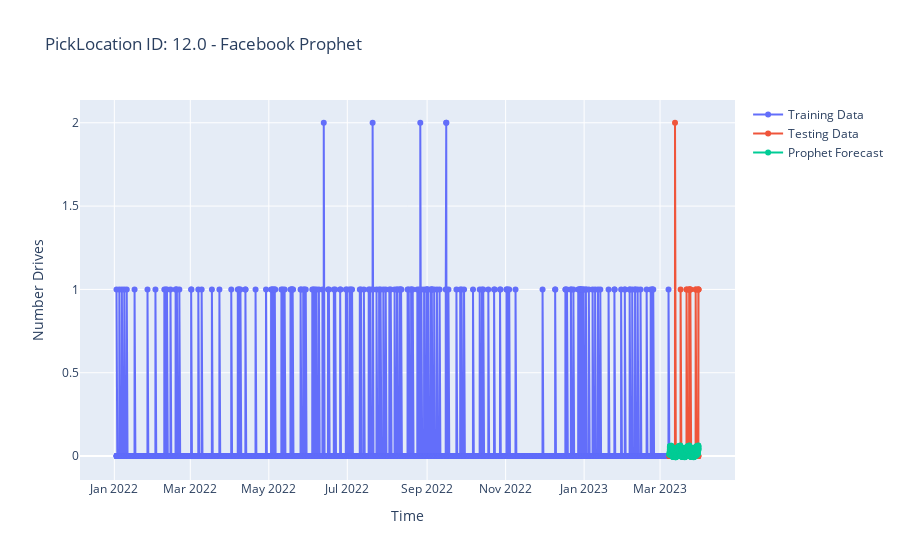
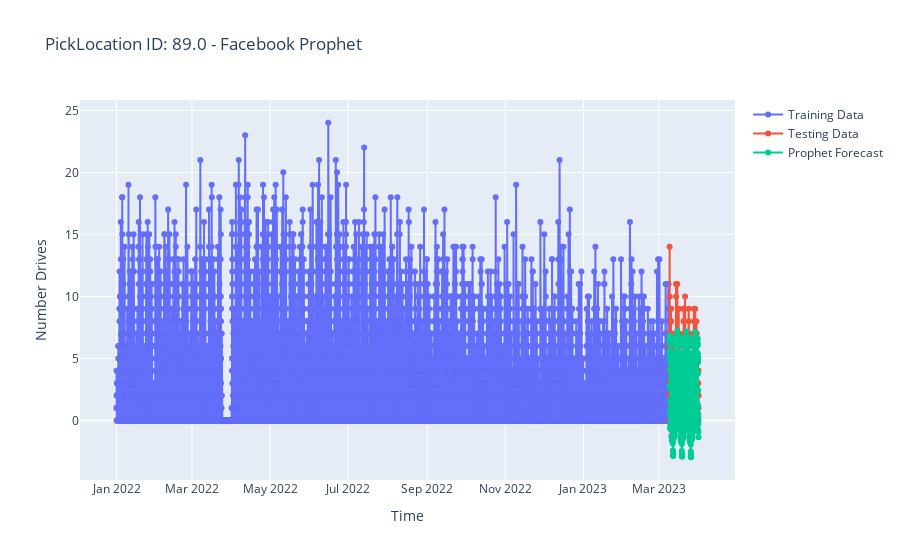
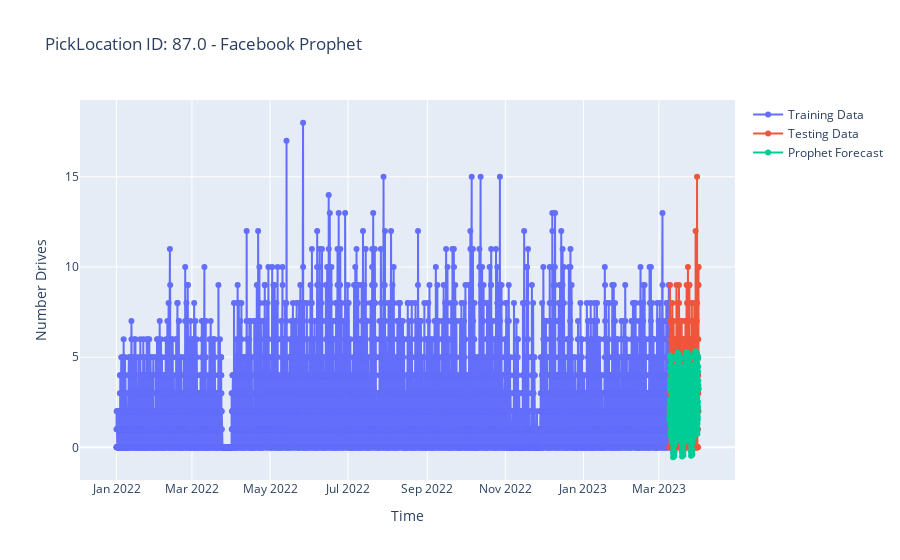
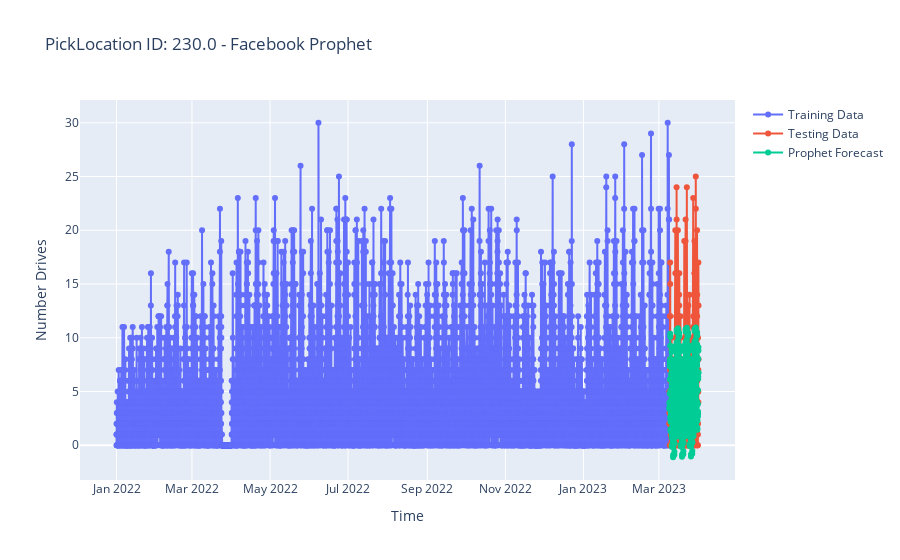

Notebook cell for these charts, in order:
### Code cell
import pandas as pd
import plotly.graph_objects as go
from sklearn.model_selection import train_test_split
from prophet import Prophet

print('Number of Rows Before Removing NaN:', df.shape[0])
removed_nan_df = df.dropna()
print('Number of Rows After Removing NaN:', removed_nan_df.shape[0])

location_ids = removed_nan_df['PUlocationID'].unique().tolist()

loop_count = 0
for lc_id in location_ids:
    print('Location ID:', lc_id)
    df_subset = removed_nan_df[removed_nan_df['PUlocationID'] == lc_id]
    df_subset['pickup_datetime'] = pd.to_datetime(df_subset['pickup_datetime'])
    df_subset = df_subset.sort_values('pickup_datetime')
    df_subset = df_subset.set_index('pickup_datetime')
    df_subset = df_subset['PUlocationID'].resample('1H').count()
    df_subset = df_subset.reset_index()

    # Split data into training and testing sets
    train_size = int(len(df_subset) * 0.95)
    train_data = df_subset[:train_size]
    test_data = df_subset[train_size:]

    # Prepare data for Prophet model
    prophet_train_data = train_data.rename(columns={'pickup_datetime': 'ds', 'PUlocationID': 'y'})

    # Create and fit the Prophet model
    model = Prophet(
        seasonality_mode='additive',
        daily_seasonality=True,  # Disable daily seasonality
        weekly_seasonality=True,  # Enable weekly seasonality
        yearly_seasonality=False,  # Disable yearly seasonality
    )
    model.fit(prophet_train_data)

    # Generate future dates for prediction
    future_dates = model.make_future_dataframe(periods=len(test_data), freq='H')

    # Make predictions
    forecast = model.predict(future_dates)
    forecast = forecast[['ds', 'yhat']][-len(test_data):]

    # Plotting
    fig = go.Figure()
    fig.add_trace(go.Scatter(x=prophet_train_data['ds'], y=prophet_train_data['y'], mode='lines+markers', name='Training Data'))
    fig.add_trace(go.Scatter(x=test_data['pickup_datetime'], y=test_data['PUlocationID'], mode='lines+markers', name='Testing Data'))
    fig.add_trace(go.Scatter(x=forecast['ds'], y=forecast['yhat'], mode='lines+markers', name='Prophet Forecast'))
    fig.update_layout(title=f'PickLocation ID: {lc_id} - Facebook Prophet', xaxis_title='Time', yaxis_title='Number Drives')
    fig.show()

    loop_count += 1
    if loop_count > 5:
        break

### Figure 1 — Plotly figure (JSON) as saved in the notebook; plotly's stock layout.template omitted (floating-point values rounded to 4 significant figures; data arrays with more than 128 entries replaced by an {"elided": "..."} marker saying what was removed)
{"data": [{"mode": "lines+markers", "name": "Training Data", "type": "scatter", "x": {"elided": "10311 str values"}, "y": {"elided": "10311 int values"}}, {"mode": "lines+markers", "name": "Testing Data", "type": "scatter", "x": {"elided": "543 str values"}, "y": {"elided": "543 int values"}}, {"mode": "lines+markers", "name": "Prophet Forecast", "type": "scatter", "x": {"elided": "543 str values"}, "y": {"elided": "543 float values"}}], "layout": {"title": {"text": "PickLocation ID: 12.0 - Facebook Prophet"}, "xaxis": {"title": {"text": "Time"}}, "yaxis": {"title": {"text": "Number Drives"}}}}

### Figure 2 — Plotly figure (JSON) as saved in the notebook; plotly's stock layout.template omitted (floating-point values rounded to 4 significant figures; data arrays with more than 128 entries replaced by an {"elided": "..."} marker saying what was removed)
{"data": [{"mode": "lines+markers", "name": "Training Data", "type": "scatter", "x": {"elided": "10374 str values"}, "y": {"elided": "10374 int values"}}, {"mode": "lines+markers", "name": "Testing Data", "type": "scatter", "x": {"elided": "546 str values"}, "y": {"elided": "546 int values"}}, {"mode": "lines+markers", "name": "Prophet Forecast", "type": "scatter", "x": {"elided": "546 str values"}, "y": {"elided": "546 float values"}}], "layout": {"title": {"text": "PickLocation ID: 89.0 - Facebook Prophet"}, "xaxis": {"title": {"text": "Time"}}, "yaxis": {"title": {"text": "Number Drives"}}}}

### Figure 3 — Plotly figure (JSON) as saved in the notebook; plotly's stock layout.template omitted (floating-point values rounded to 4 significant figures; data arrays with more than 128 entries replaced by an {"elided": "..."} marker saying what was removed)
{"data": [{"mode": "lines+markers", "name": "Training Data", "type": "scatter", "x": {"elided": "10374 str values"}, "y": {"elided": "10374 int values"}}, {"mode": "lines+markers", "name": "Testing Data", "type": "scatter", "x": {"elided": "546 str values"}, "y": {"elided": "546 int values"}}, {"mode": "lines+markers", "name": "Prophet Forecast", "type": "scatter", "x": {"elided": "546 str values"}, "y": {"elided": "546 float values"}}], "layout": {"title": {"text": "PickLocation ID: 87.0 - Facebook Prophet"}, "xaxis": {"title": {"text": "Time"}}, "yaxis": {"title": {"text": "Number Drives"}}}}

### Figure 4 — Plotly figure (JSON) as saved in the notebook; plotly's stock layout.template omitted (floating-point values rounded to 4 significant figures; data arrays with more than 128 entries replaced by an {"elided": "..."} marker saying what was removed)
{"data": [{"mode": "lines+markers", "name": "Training Data", "type": "scatter", "x": {"elided": "10374 str values"}, "y": {"elided": "10374 int values"}}, {"mode": "lines+markers", "name": "Testing Data", "type": "scatter", "x": {"elided": "546 str values"}, "y": {"elided": "546 int values"}}, {"mode": "lines+markers", "name": "Prophet Forecast", "type": "scatter", "x": {"elided": "546 str values"}, "y": {"elided": "546 float values"}}], "layout": {"title": {"text": "PickLocation ID: 230.0 - Facebook Prophet"}, "xaxis": {"title": {"text": "Time"}}, "yaxis": {"title": {"text": "Number Drives"}}}}
